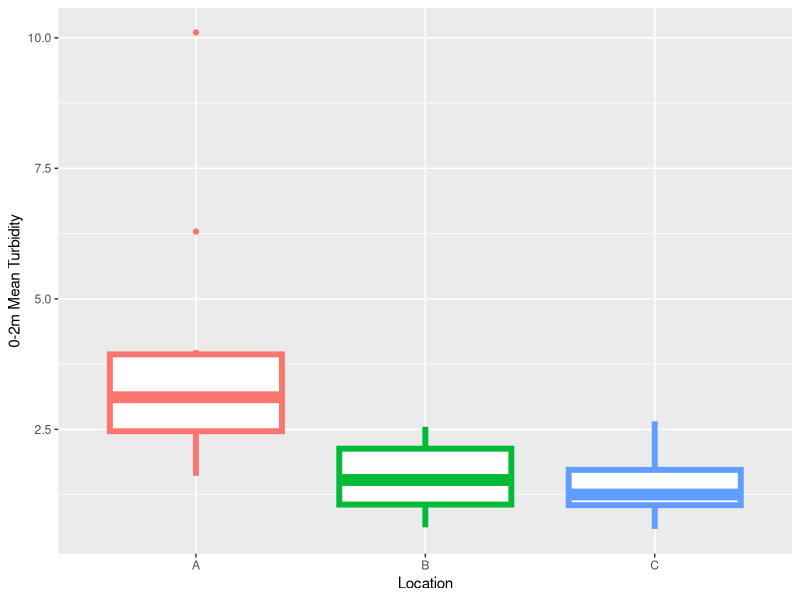
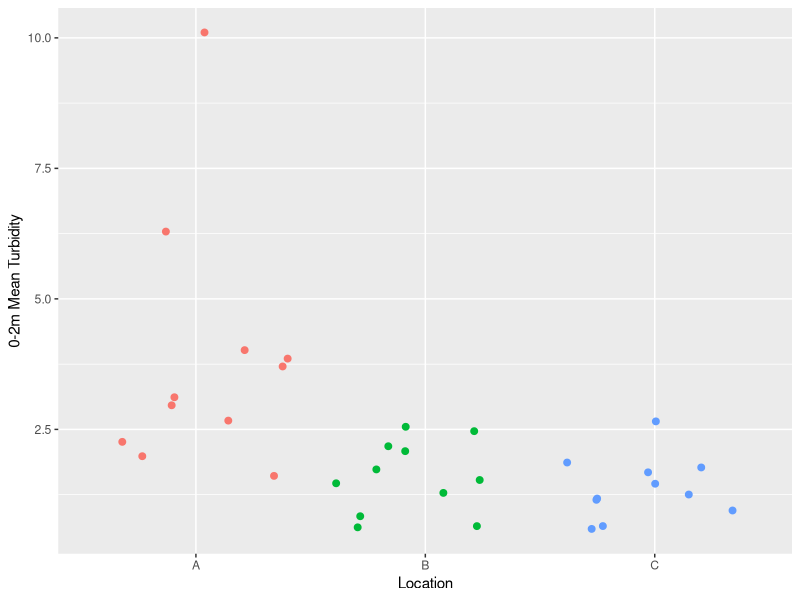
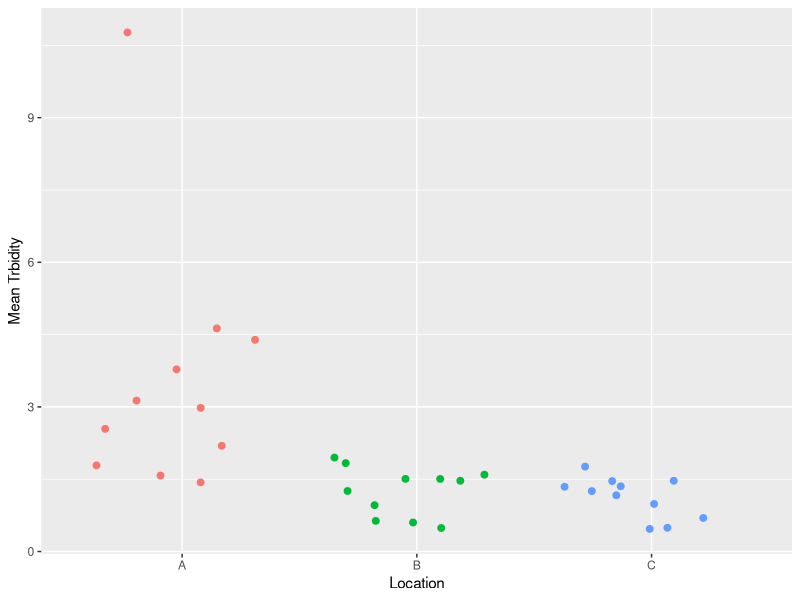

Here is the R script that generated these plots, in order:
## ---- chunk 1
## Generally you will not edit this chunk at all.
knitr::opts_chunk$set(echo=TRUE,fig.width=8,fig.height=5,comment="#R>")
library(tidyverse)
library(lubridate)
library(magrittr)
## ---- chunk 2
d <- read_csv("LLO_Burke_TROLL_21.csv") %>%
  mutate(Date=as.Date(Date,format="%m/%d/%y"))
## ---- chunk 3
turb <- d %>%
  select(Category,Date,m,Turbidity) %>%
  filter(m<=2) %>%
  na.omit(turb)
turb_sum <- turb %>%
  group_by(Category,Date) %>%
  summarize(n=n(),
            mn_Turb=mean(Turbidity,na.rm=TRUE),
            sd_Turb=sd(Turbidity,na.rm=TRUE)) %>% 
  ungroup() 
turb_sum

tb2 <- d %>%
  select(Category,Date,m,Turbidity) %>%
  na.omit(tb2)
tb2_sum <- tb2 %>%
  group_by(Category,Date) %>%
  summarize(n=n(),
            mn_Turb=mean(Turbidity,na.rm=TRUE),
            sd_Turb=sd(Turbidity,na.rm=TRUE)) %>%
  ungroup()
tb2_sum
## ---- chunk 4
ggplot(turb_sum, aes(x = factor(Category,level = c('A', 'B', 'C')),y= mn_Turb,color = Category)) +
  geom_boxplot(data = turb_sum, aes(y = mn_Turb), size = 2) +
  labs(x="Location",y="0-2m Mean Turbidity") +
  theme(legend.position = "none")
## ---- chunk 5
ggplot(turb_sum, aes(x = Category, y= mn_Turb,color = Category)) +
  geom_jitter(data = turb_sum, aes(y = mn_Turb), size = 2) +
  labs(x="Location",y="0-2m Mean Turbidity") +
  theme(legend.position = "none")
## ---- chunk 6
ggplot(tb2_sum, aes(x = Category,y= mn_Turb,color = Category)) +
  geom_jitter(data = tb2_sum, aes(y = mn_Turb), size = 2) +
  labs(x="Location",y="Mean Trbidity") +
  theme(legend.position = "none")
